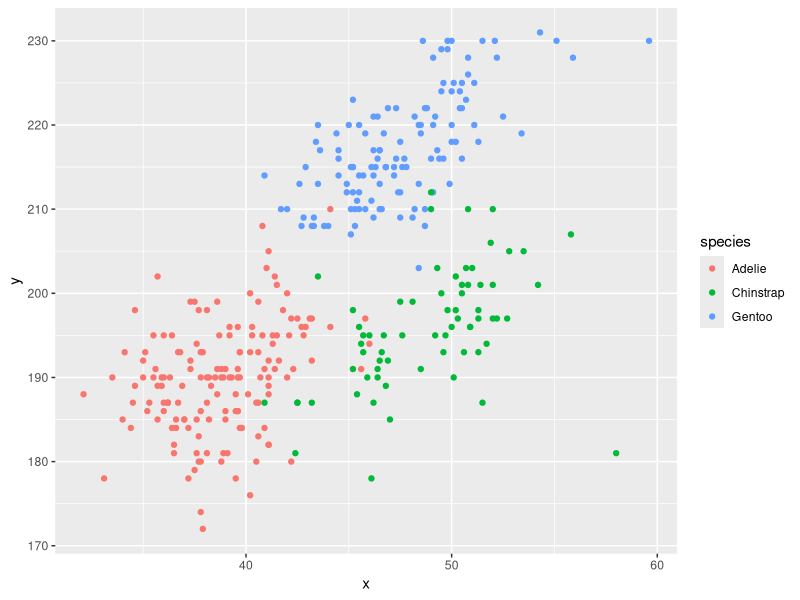

Reproduce this figure in R.
## ---- chunk 1
library(tidyverse)
## ---- chunk 2
prob1_df = 
  tibble(
    samp = rnorm(10),
    samp_gt_0 = samp > 0,
    char_vec = c("a", "b", "c", "d", "e", "f", "g", "h", "i", "j"),
    factor_vec = factor(c("low", "low", "low", "mod", "mod", "mod", "mod", "high", "high", "high"))
  )
## ---- chunk 3
mean(pull(prob1_df, samp))
mean(pull(prob1_df, samp_gt_0))
mean(pull(prob1_df, char_vec))
mean(pull(prob1_df, factor_vec))
## ---- chunk 4
as.numeric(pull(prob1_df, samp))
as.numeric(pull(prob1_df, samp_gt_0))
as.numeric(pull(prob1_df, char_vec))
as.numeric(pull(prob1_df, factor_vec))
## ---- chunk 5
as.numeric(pull(prob1_df, samp_gt_0))*pull(prob1_df, samp)
as.factor(pull(prob1_df, samp_gt_0))*pull(prob1_df, samp)
as.numeric(as.factor(pull(prob1_df, samp_gt_0)))*pull(prob1_df, samp)
## ---- chunk 6
data("penguins", package = "palmerpenguins")
## ---- chunk 7
plot_df = tibble(
  x = pull(penguins, bill_length_mm),
  y = pull(penguins, flipper_length_mm)
)
species = pull(penguins, species)
ggplot(plot_df, aes(x = x, y = y, color = species)) + geom_point(na.rm = TRUE)
